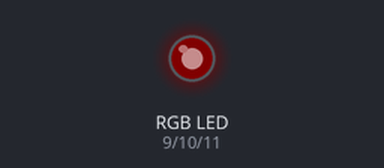
Simulated run of this sketch. Board: Arduino Uno, built with avr-gcc and run on an emulated ATmega328P. Parts: an RGB LED mixed from three pins (HIGH = lit). Dim RGB values are drawn brighter than linear.

Above: at 0.05 s.
At 1.25 s:
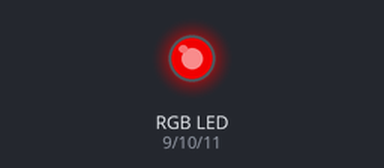
At 2.25 s:
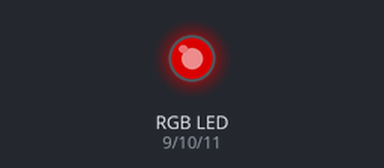
At 4.45 s:
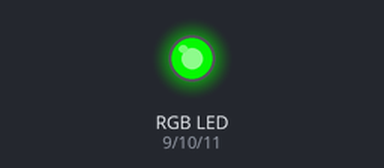
At 6.8 s:
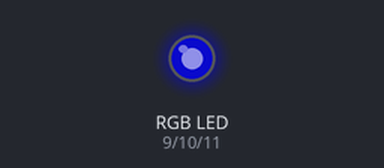
At 8.9 s:
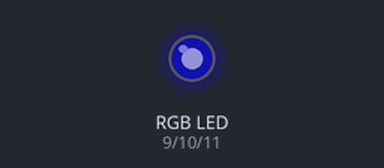
Timing chart, 0 to 11.9 s (numbered marks = the images above):
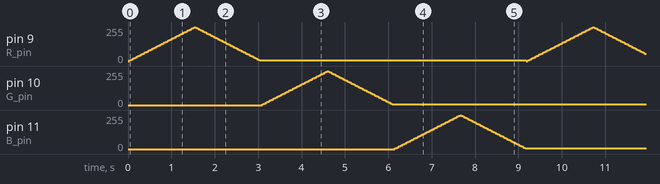

The sketch:

fayalab-leaf-RGB.ino
```cpp
/*
 fayalab leaf RGB led sample code (Fade)

 This example shows how to fade fayalab LED on pin 9,10 and 11
 using the analogWrite() function.

 Auther : welly
 Date : 2015/03/18

 Wiring Guide :
fayaduino pin   9 <-----> leaf pin  "R"
fayaduino pin  10 <-----> leaf pin  "G"
fayaduino pin  11 <-----> leaf pin  "B"
fayaduino pin GND <-----> leaf pin "GND"

 */

int R_pin = 9;           // the pin that the LED is attached to
int G_pin = 10;
int B_pin = 11;
int led;
int state = 0;
int brightness = 0;    // how bright the LED is
int fadeAmount = 5;    // how many points to fade the LED by

// the setup routine runs once when you press reset:
void setup() {
  // declare pin 9,10,11 to be an output:
  pinMode(R_pin, OUTPUT);
  pinMode(G_pin, OUTPUT);
  pinMode(B_pin, OUTPUT);
  led = R_pin;
}

// the loop routine runs over and over again forever:
void loop() {
  // set the brightness of pin 9:
  analogWrite(led, brightness);

  // change the brightness for next time through the loop:
  brightness = brightness + fadeAmount;

  // reverse the direction of the fading at the ends of the fade:
  if (brightness == 0 || brightness == 255) {
    fadeAmount = -fadeAmount ;
  }
  // wait for 30 milliseconds to see the dimming effect
  delay(30);

  if (brightness == 0 && state == 0) {
    led = 10;
    state++;
  } else if (brightness == 0 && state == 1) {
    led = 11;
    state++;
  } else if (brightness == 0 && state == 2) {
    led = 9;
    state = 0;
  }
}
```
